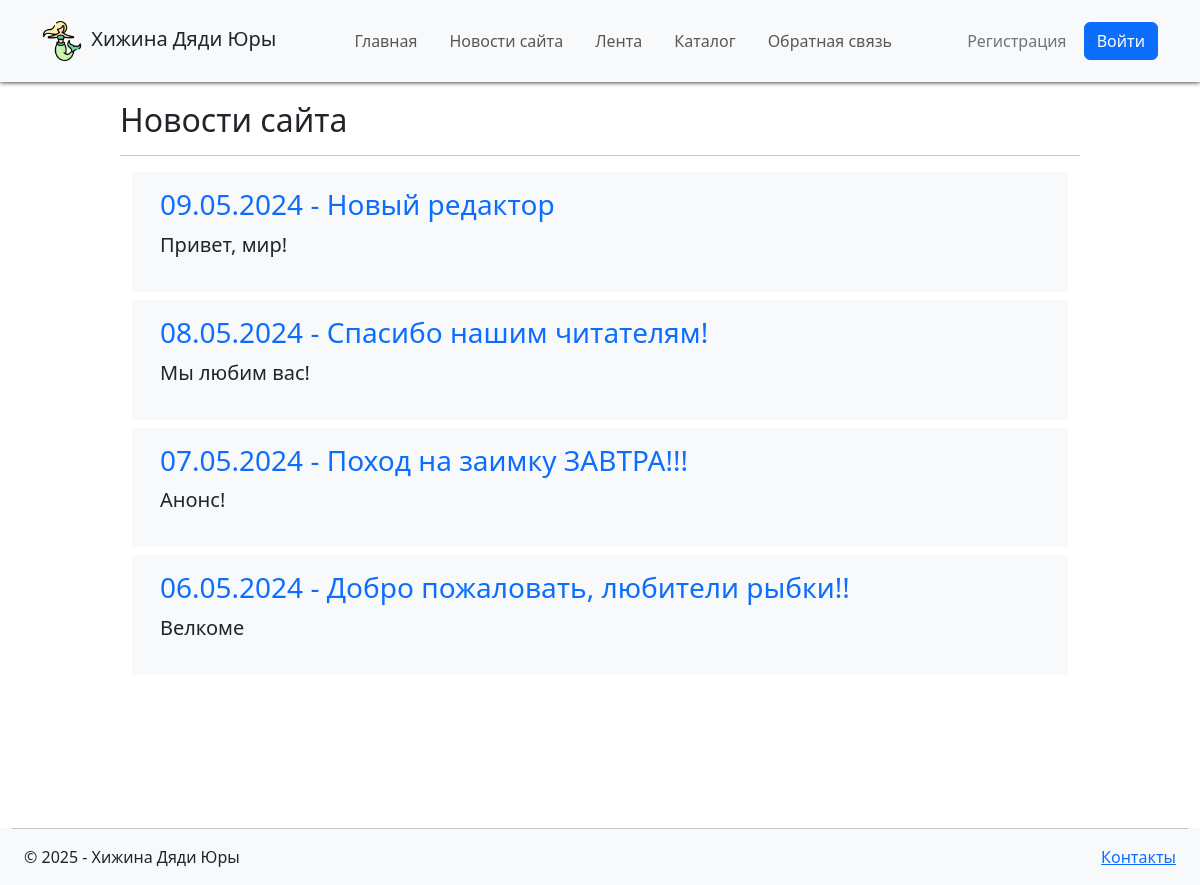
Page /news/site/ on the earlier database version.
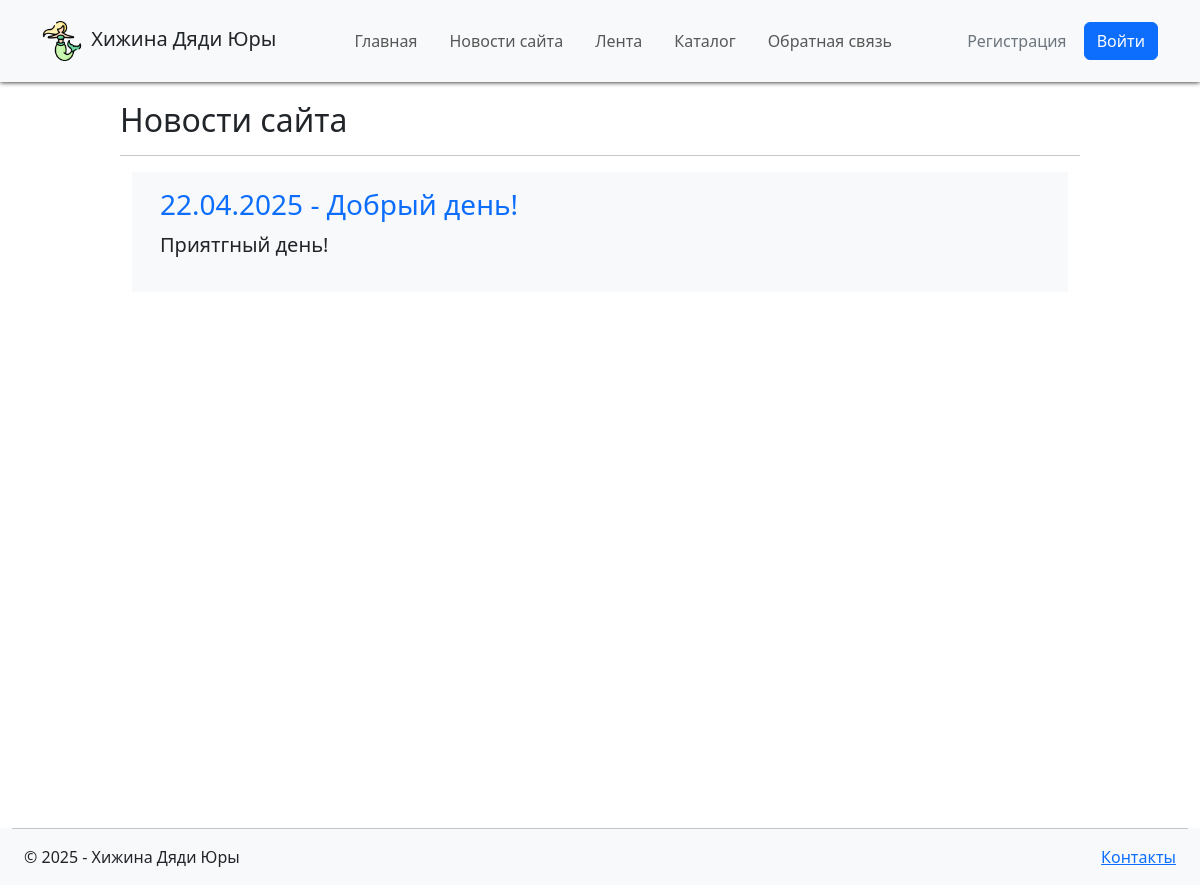
Same page on the later database version.
### news/models.py (models this page shows, shortened)
class articles(models.Model):
    title = models.CharField('Заголовок', max_length=50)
    description = models.CharField('Описание', max_length=200)
    text = models.TextField('Текст')
    data = models.DateTimeField('Дата публикации', default=datetime.now())
    author = models.ForeignKey(User, null=True, blank=True, on_delete=models.SET_NULL, verbose_name='Автор')
    class Meta:
        ordering = ["-data"]
        verbose_name_plural = 'новости'
        verbose_name = 'новость'

### news/views.py (the view)
# urls.py: path('news/', include('news.urls')),
def news(request):
    return render(
        request,
        'news/index.html',
        {
            'title': 'Новости сайта',
            'newslist': articles.objects.all(),
            'year': datetime.now().year,
        }
    )

### news/templates/news/index.html (shortened to what this page needs)
{% extends "main/layout.html" %}
{% block content %}
<div class="py-3">
	<h2>
		{{ title }}
	</h2> <hr />
	<div class="container">
		{% if newslist %}
		{% for article in newslist %}
		<div class="p-3 mb-2 bg-body-tertiary">
			<div class="container-fluid">
				<h3><a class="text-decoration-none" href="{% url 'article' n=article.id %}">
					{{ article.data|date:'d.m.Y' }} - {{ article.title }}
				</a></h3>
				<p class="fs-5">{{ article.description }}</p>
			</div>
		</div>
		{% endfor %}
		{% else %}
		<p>Здесь ничего нет...</p>
		{% endif %}
	</div>
</div>
{% endblock %}

Differences in the rows shown:
removed articles: data "09.05.2024", title "Новый редактор", description "Привет, мир!"
removed articles: data "08.05.2024", title "Спасибо нашим читателям!", description "Мы любим вас!"
removed articles: data "07.05.2024", title "Поход на заимку ЗАВТРА!!!", description "Анонс!"
removed articles: data "06.05.2024", title "Добро пожаловать, любители рыбки!!", description "Велкоме"
added articles: data "22.04.2025", title "Добрый день!", description "Приятгный день!"
